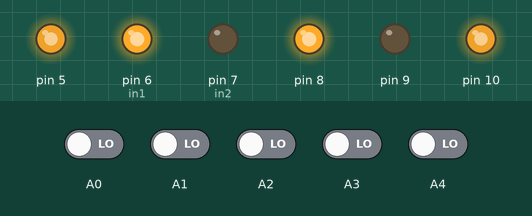
Recording of a sketch running on a simulated Arduino Uno, built with avr-gcc and run on an emulated ATmega328P. Shown: output pins drawn as LEDs (lit = HIGH). The test bench sets the inputs (shaded band); at power-on: A0–4 LOW.

Above: at 1.2 s.
1.3 s: A0 driven HIGH
At 1.9 s:
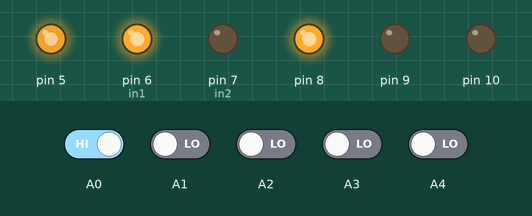
2.8 s: A1 driven HIGH
At 3.1 s:
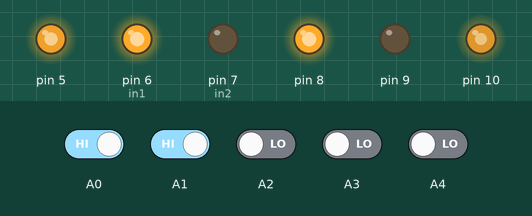
4.3 s: A4 driven HIGH
At 5.4 s:
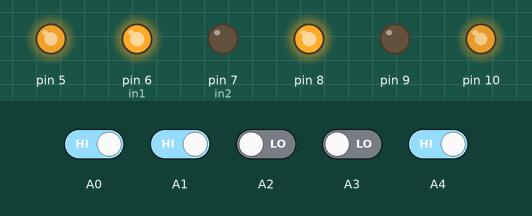
5.8 s: A4 driven LOW
At 6.5 s:
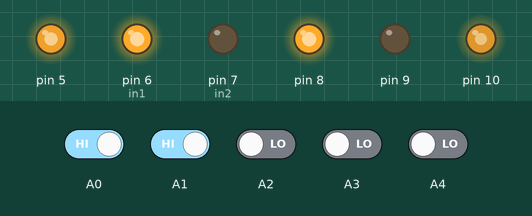
7.3 s: A0 driven LOW
At 7.7 s:
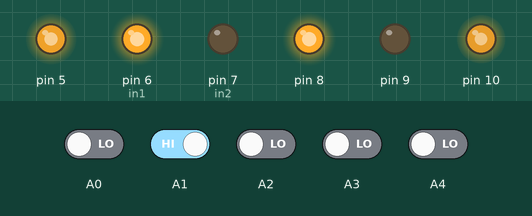
8.8 s: A1 driven LOW and A4 driven HIGH
At 10.0 s:
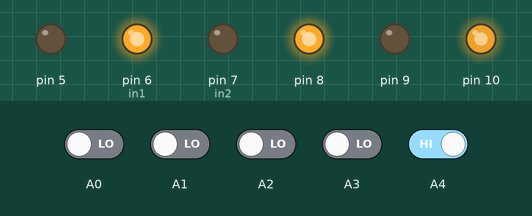
Timing chart, 0 to 11.3 s (numbered marks = the images above; inputs shaded):
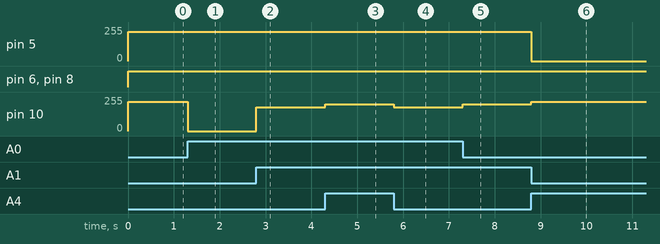

Measured:
- after the input at 1.3 s, pin 10: 220/255 → 0/255 at once
- after the input at 2.8 s, pin 10: 0/255 → 180/255 at once
- after the input at 4.3 s, pin 10: 180/255 → 200/255 at once
- after the input at 5.8 s, pin 10: 200/255 → 180/255 at once
- after the input at 7.3 s, pin 10: 180/255 → 200/255 at once
- after the input at 8.8 s, pin 5: 220/255 → 0/255 at once; pin 10: 200/255 → 220/255 at once

The sketch:

new.ino
```cpp
#define Ma1 7 //Định nghĩa chân in1 của động cơ A
#define Ma2 6 //Định nghĩa chân in2 của động cơ A
#define Mb1 8 //Định nghĩa chân in1 của động cơ B
#define Mb2 9 //Định nghĩa chân in2 của động cơ B
#define linesens1 A0 //Định nghĩa chân cảm biến line 1
#define linesens2 A1 //Định nghĩa chân cảm biến line 2
#define linesens3 A2 //Định nghĩa chân cảm biến line 3
#define linesens4 A3 //Định nghĩa chân cảm biến line 4
#define linesens5 A4

byte SpMaxL = 220;
byte SpMaxR = 220;


void setup() {
  // put your setup code here, to run once:
  Serial.begin(9600);
  // dc A -> output
  pinMode(6, OUTPUT); // in1
  pinMode(7, OUTPUT); // in2
  // dc b -> output
  pinMode(8, OUTPUT);
  pinMode(9, OUTPUT);
  // 5 cam bien
  pinMode(A0, INPUT);
  pinMode(A1, INPUT);
  pinMode(A2, INPUT);
  pinMode(A3, INPUT);
  pinMode(A4, INPUT);
}

void loop() {
  // put your main code here, to run repeatedly:
  // Tien();
  // Lui();
  // Retrai();
  // Rephai();
  doline();
  //delay(1000);
  // Serial.println(reangThai5CamBien());
  // delay(1000);
}

void doline(){
  switch(trangThai5CamBien()){
    case 200:
      // tien(spMaxL,SpMaxR - 150);
      Lui(100,100);
      // Rephai();
      break;
    case 0:
      Tien(SpMaxL,SpMaxR);
      break;
    case 1:
      Tien(SpMaxL,SpMaxR - 20);
      break;
    case 2:
      Tien(SpMaxL,SpMaxR  - 40);
      break;
    case 3:
      Tien(SpMaxL, 0);
      break;
    case -1:
      Tien(SpMaxL - 20, SpMaxR);
      break;
    case -2:
      Tien(SpMaxL - 40, SpMaxR);
      break;
    case -3:
      Tien(0, SpMaxR);
      break;
    default:
      digitalWrite(6,0);
      digitalWrite(7,0);
      digitalWrite(8,0);
      digitalWrite(9,0);
      break;
  }
}

boolean IFSensor(byte PinNumb){
  return (!digitalRead(PinNumb));
}

int trangThai5CamBien(){
  /*

  */
  int Sens1 = IFSensor(A0);
  int Sens2 = IFSensor(A1);
  int Sens3 = IFSensor(A2);
  int Sens4 = IFSensor(A3);
  int Sens5 = IFSensor(A4);
  switch(lechvach5mat()){
    case -3:
      return -3;
    case -2:
      return -2;
    case -1:
      return -1;
    case 0:
      if((abs(Sens1) + abs(Sens2) + abs(Sens3) + abs(Sens4) + abs(Sens5)) == 0){
        return 200;
      }else return 0;
    case 1:
      return 1;
    case 2:
      return 2;
    case 3:
      return 3;
  }
}

int lechvach5mat(){
  int Sens1 = IFSensor(A0);
  int Sens2 = IFSensor(A1);
  int Sens3 = IFSensor(A2);
  int Sens4 = IFSensor(A3);
  int Sens5 = IFSensor(A4);

  int lechvach = -2*Sens1 - Sens2 + Sens4 + 2*Sens5;
  switch(lechvach){
    case -3:
      return -2;
    case -2:
      return -3;
    case -1:
      return -1;
    case 0:
      return 0;
    case 1:
      return 1;
    case 2:
      return 3;
    case 3:
      return 2;
  }
}

void Tien(byte speedL, byte speedR){
  analogWrite(5,speedL);
  analogWrite(10,speedR);
  digitalWrite(6,1);
  digitalWrite(7,0);
  digitalWrite(8,1);
  digitalWrite(9,0);
}

void Lui(byte SpeedL, byte SpeedR){
  analogWrite(5,SpeedL);
  analogWrite(10,SpeedR);
  digitalWrite(6,0);
  digitalWrite(7,1);
  digitalWrite(8,0);
  digitalWrite(9,1);
}

void Rephai(){
  analogWrite(5,255);
  analogWrite(10,255);
  digitalWrite(6,1);
  digitalWrite(7,0);
  digitalWrite(8,0);
  digitalWrite(9,0);
}

void Retrai(){
  analogWrite(5,255);
  analogWrite(10,255);
  digitalWrite(6,0);
  digitalWrite(7,0);
  digitalWrite(8,1);
  digitalWrite(9,0);
}
```
